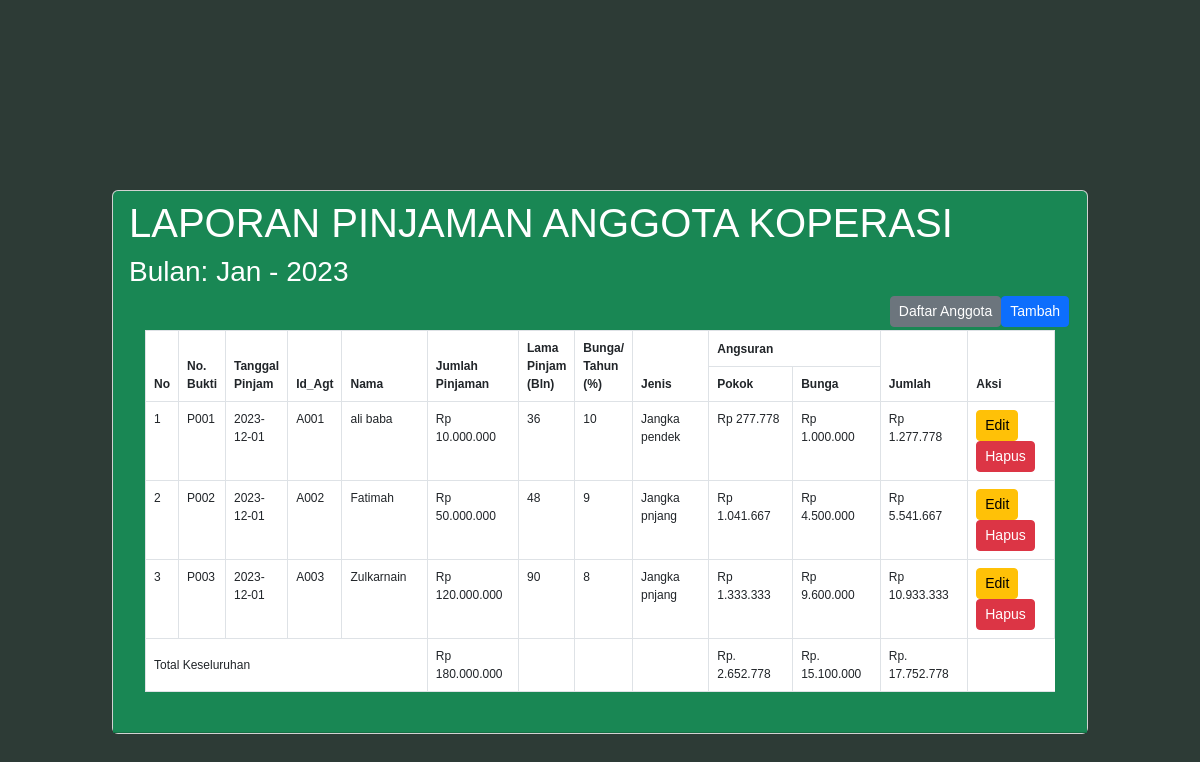
The page / on the database its author committed.
### tables this page shows
CREATE TABLE `laporan_pinjaman` (
  `id` int(11) NOT NULL,
  `no_bukti` char(10) DEFAULT NULL,
  `tanggal_pinjam` date DEFAULT NULL,
  `id_agt` char(10) DEFAULT NULL,
  `nama` char(100) DEFAULT NULL,
  `jumlah_pinjaman` int(11) DEFAULT NULL,
  `lama_pinjaman` int(11) DEFAULT NULL,
  `bunga` int(11) DEFAULT NULL,
  PRIMARY KEY (`id`)
);

### index.php (the view, shortened to what this page needs)
<!DOCTYPE html>
<html lang="en">
<head>
    <link href="https://cdn.jsdelivr.net/npm/bootstrap@5.3.0-alpha3/dist/css/bootstrap.min.css" rel="stylesheet">
    <link rel="stylesheet" type="text/css" href="sub/assets/css/style.css">
</head>
<body class="body-main">
    <div class="container col-md-6 mt-4 main">
        <div class="card">
            <div class="card-header bg-success text-white" >
                <h1>LAPORAN PINJAMAN ANGGOTA KOPERASI</h1>
                <h3>Bulan: Jan - 2023</h3>
                <div class="container button_spacing">
                    <a href="tambah.php" class="btn btn-sm btn-primary float-end">Tambah</a>
                </div>
                <div class="container button_spacing">
                    <a href="sub/daftar_anggota.php" class="btn btn-sm btn-secondary float-end">Daftar Anggota</a>
                </div>
                <div class="card-body">
                    <table class="table table-bordered bg-white">
                    <thead>
                        <tr>
                            <th rowspan="2">No</th>
                            <th rowspan="2">No. Bukti</th>
                            <th rowspan="2">Tanggal Pinjam</th>
                            <th rowspan="2">Id_Agt</th>
                            <th rowspan="2">Nama</th>
                            <th rowspan="2">Jumlah Pinjaman</th>
                            <th rowspan="2">Lama Pinjam (Bln)</th>
                            <th rowspan="2">Bunga/ Tahun (%)</th>
                            <th rowspan="2">Jenis</th>
                            <th colspan="2">Angsuran</th>
                            <th rowspan="2">Jumlah</th>
                            <th rowspan="2">Aksi</th>
                        </tr>
                        <tr>
                            <th>Pokok</th>
                            <th>Bunga</th>
                        </tr>
                    </thead>
                        <tbody>
                            <?php
                                include('koneksi.php');
                                $datas = mysqli_query($koneksi, "select * from laporan_pinjaman") or die(mysqli_error($koneksi));
                                $no = 1;
                                $total_jumlah_pinjaman = 0;
                                $total_pokok = 0;
                                $total_bunga = 0;
                                $total_jumlah = 0;
                                while($row = mysqli_fetch_assoc($datas)) {
                            ?>
                                <tr>
                                    <td><?= $no; ?></td>
                                    <td><?= $row['no_bukti']; ?></td>
                                    <td><?= $row['tanggal_pinjam']; ?></td>
                                    <td><?= $row['id_agt']; ?></td>
                                    <td style="width: 100px;"><?= $row['nama']; ?></td>
                                    <td style="width: 100px;">Rp <?= number_format($row['jumlah_pinjaman'], 0, ',', '.'); ?></td>
                                    <td><?= $row['lama_pinjaman']; ?></td>
                                    <td><?= $row['bunga']; ?></td>
                                    <td style="width: 100px;">
                                    <?php
                                        if(intval($row['lama_pinjaman']) <= 36){
                                            echo "Jangka pendek";
                                        } else {
                                            echo "Jangka pnjang";
                                        }
                                    ?>
                                    </td>
                                    <td style="width: 100px;">
                                        <?php
                                        $pokok = intval($row['jumlah_pinjaman']) / intval($row['lama_pinjaman']);
                                        echo "Rp ".number_format($pokok, 0, ',', '.') ;
                                        ?>
                                    </td>
                                    <td style="width: 100px;">
                                        <?php
                                        $bunga = intval($row['jumlah_pinjaman']) * (intval($row['bunga'])/100);
                                        echo "Rp ".number_format($bunga, 0, ',', '.');
                                        ?>
                                    </td>
                                    <td style="width: 100px;">
                                        <?php
                                        echo "Rp ".number_format($pokok+$bunga,0,',','.');
                                        ?>
                                    </td>
                                    <td style="width: 100px;">
                                        <a href="edit.php?id=<?= $row['id']; ?>" class="btn btn-sm btn-warning">Edit </a>
                                        <a href="hapus.php?id=<?= $row['id']; ?>" class="btn btn-sm btn-danger" onclick="return confirm('anda yakin ingin hapus?');">Hapus </a>
                                    </td>
                                </tr>
                            <?php
                                $total_jumlah_pinjaman += $row['jumlah_pinjaman'];
                                $total_pokok += $pokok;
                                $total_bunga += $bunga;
                                $total_jumlah += $pokok+$bunga;
                                $no++;
                                }
                            ?>
                        </tbody>
                        <tfoot>
                            <tr>
                                <td colspan="5">Total Keseluruhan</td>
                                <td><?="Rp ". number_format($total_jumlah_pinjaman,0,',','.')?></td>
                                <td></td>
                                <td></td>
                                <td></td>
                                <td><?="Rp. ". number_format($total_pokok,0,',','.')?></td>
                                <td><?="Rp. ". number_format($total_bunga,0,',','.')?></td>
                                <td><?="Rp. ". number_format($total_jumlah,0,',','.')?></td>
                            </tr>
                        </tfoot>
                    </table>
                </div>
            </div>
        </div>
    </div>
</body>
</html>

### sub/assets/css/style.css (style rules this page uses)
.body-main { margin: 0; padding: 0; width: 100%; height: 100vh; display: flex; flex-direction: column; justify-content: center; align-items: center; background: #000; background-color:#2d3b36; background-size: cover; background-position: center; background-repeat: no-repeat; background-attachment: fixed; font-family: Arial, Helvetica, sans-serif; color: aliceblue; font-size: 12px; }
.main { background-color:#2d3b36; -webkit-background-size: cover; -moz-background-size: cover; -o-background-size: cover; background-size: cover; padding-top:100px; width: 1000px; }
.button_spacing { margin-left: 10px; }

### rows shown on the page
laporan_pinjaman: no_bukti "P001", tanggal_pinjam "2023-12-01", id_agt "A001", nama "ali baba", jumlah_pinjaman "10.000.000", lama_pinjaman "36", bunga "10", shows "Jangka pendek", pokok "277.778", bunga "1.000.000", $pokok+$bunga "1.277.778"
laporan_pinjaman: no_bukti "P002", tanggal_pinjam "2023-12-01", id_agt "A002", nama "Fatimah", jumlah_pinjaman "50.000.000", lama_pinjaman "48", bunga "9", shows "Jangka pnjang", pokok "1.041.667", bunga "4.500.000", $pokok+$bunga "5.541.667"
laporan_pinjaman: no_bukti "P003", tanggal_pinjam "2023-12-01", id_agt "A003", nama "Zulkarnain", jumlah_pinjaman "120.000.000", lama_pinjaman "90", bunga "8", shows "Jangka pnjang", pokok "1.333.333", bunga "9.600.000", $pokok+$bunga "10.933.333"

### other values the page prints
$total_jumlah_pinjaman "180.000.000"
$total_pokok "2.652.778"
$total_bunga "15.100.000"
$total_jumlah "17.752.778"
